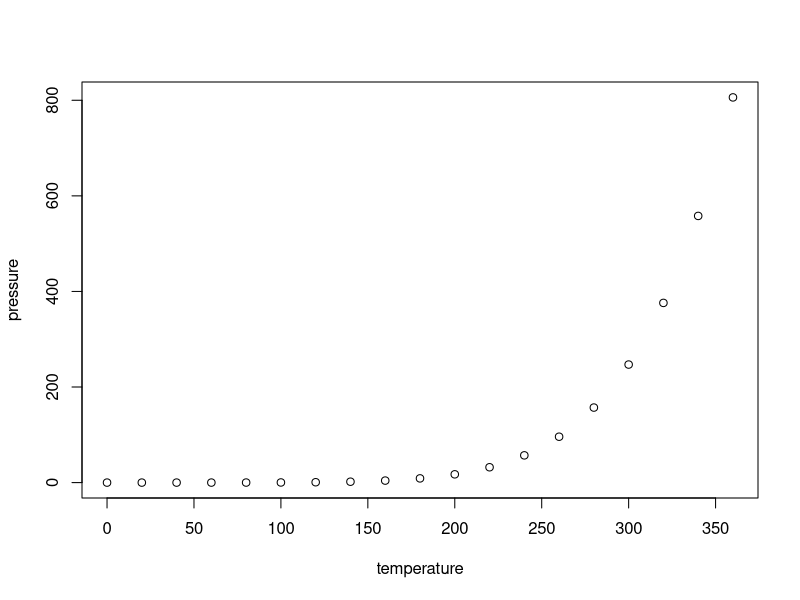
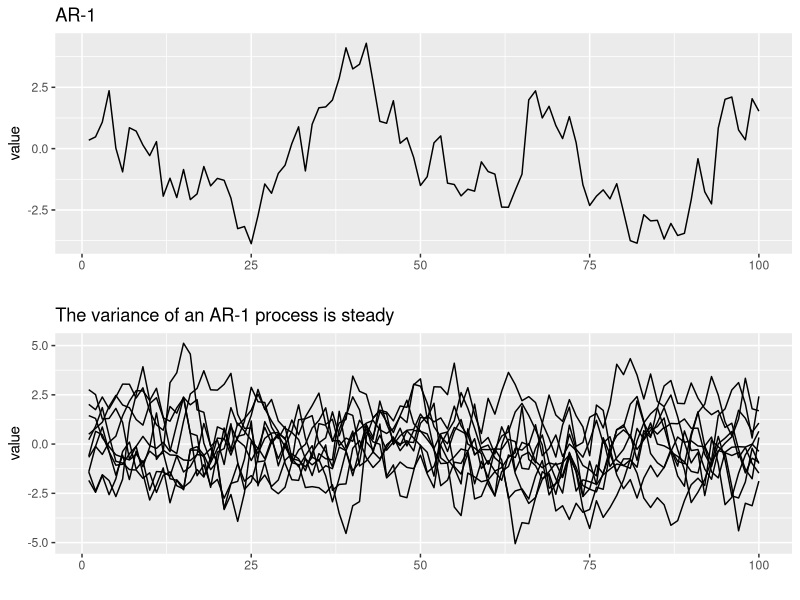

Generate these figures, in order, with R:
## ---- chunk 1
knitr::opts_chunk$set(echo = TRUE)
## ---- chunk 2
summary(cars)
## ---- chunk 3
plot(pressure)
## ---- chunk 4
require(ggplot2)
require(reshape2)
require(gridExtra)
TT <- 100
theta <- 0.8
nsim <- 10
ar1 <- as.vector(arima.sim(TT, model=list(ar=theta)))
dat <- data.frame(t=1:TT, y=ar1)
p1 <- ggplot(dat, aes(x=t, y=y)) + geom_line() + 
  ggtitle("AR-1") + xlab("") + ylab("value")
ys <- matrix(0,TT,nsim)
for(i in 1:nsim) ys[,i]=as.vector(arima.sim(TT, model=list(ar=theta)))
ys <- data.frame(ys)
ys$id <- 1:TT

ys2 <- melt(ys, id.var="id")
p2 <- ggplot(ys2, aes(x=id,y=value,group=variable)) +
  geom_line() + xlab("") + ylab("value") +
  ggtitle("The variance of an AR-1 process is steady")
grid.arrange(p1, p2, ncol = 1)
